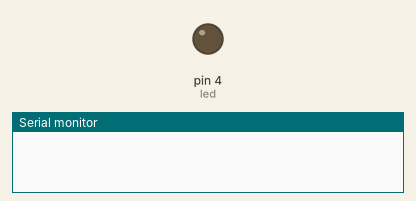
A sketch run on a simulated Arduino Uno, built with avr-gcc and run on an emulated ATmega328P. On the bench: output pins drawn as LEDs (lit = HIGH), the last lines printed to the serial monitor.

Above: at 0.1 s.
At 2.7 s:
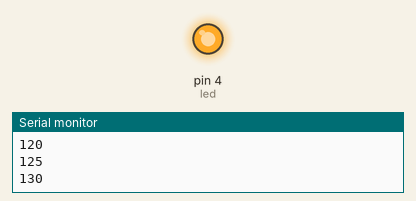
Timing chart, 0 to 4.2 s (numbered marks = the images above):
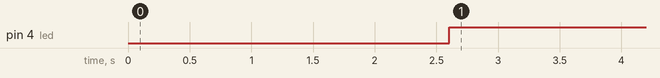

The sketch:

fita_de_led_rgb.ino
```cpp
int led = 4;
int brilho = 0;
int fade = 5;

void setup() {
 pinMode(led,OUTPUT);
 Serial.begin(115200);

}

void loop() {
 analogWrite(led, brilho);

 brilho = brilho + fade;
 if(fade == 255)
 {
  fade = -fade;
  Serial.println("passou");
  }
  delay(100);
  Serial.println(brilho);
}
```

Measured:
- by itself, pin 4 (led): LOW → HIGH at 2.6 s
